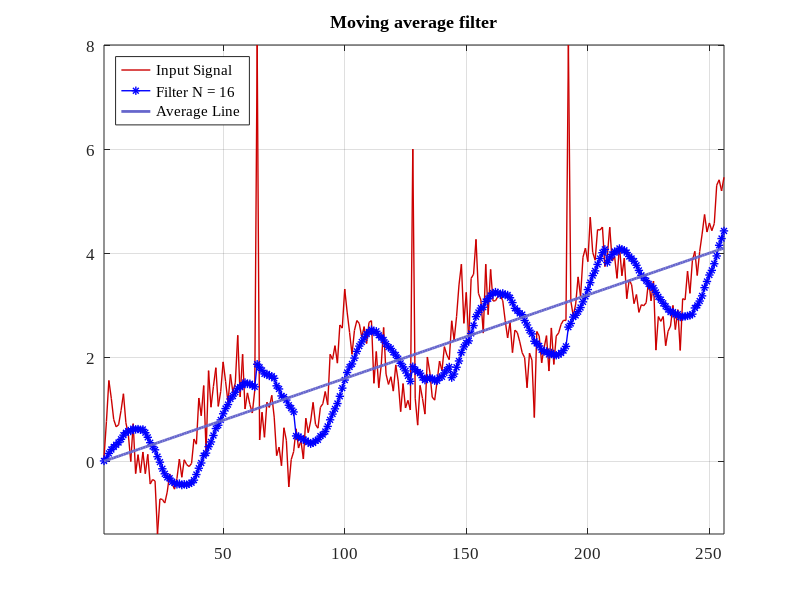
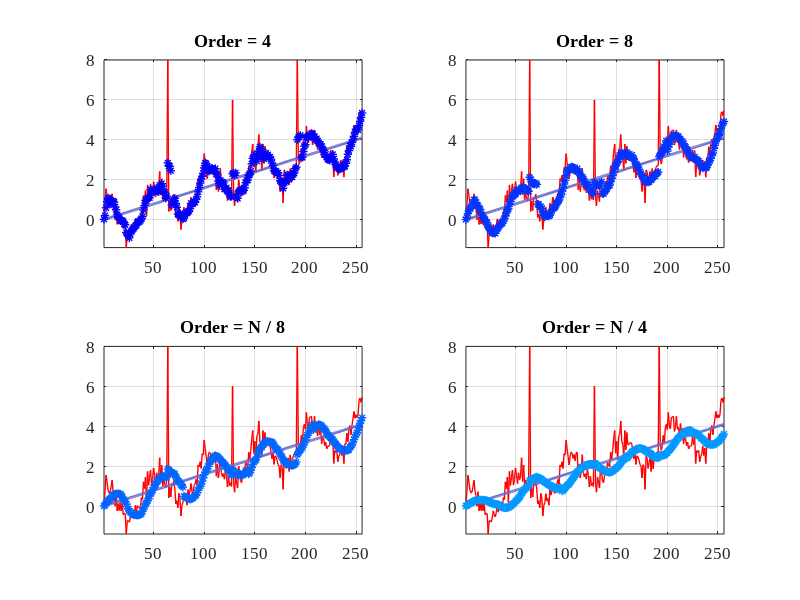

Recreate these plots in MATLAB, in order.
%% ------------------------------------------------------------------------
%
% Title       : test_average.m
% Author      : Alexander Kapitanov	
% E-mail      : sallador@bk.ru 
% Version     : 1.0	 
%
% -------------------------------------------------------------------------
%
% Description : 
%    Moving average filters (it looks like CIC filters)
%
% -------------------------------------------------------------------------
%
% Version     : 1.0 
% Date        : 2018.12.09
%
% -------------------------------------------------------------------------
%
%   GNU GENERAL PUBLIC LICENSE
% Version 3, 29 June 2007
%
%   Copyright (c) 2018 Kapitanov Alexander
%
% This program is free software: you can redistribute it and/or modify
% it under the terms of the GNU General Public License as published by
% the Free Software Foundation, either version 3 of the License, or
% (at your option) any later version.
%
% You should have received a copy of the GNU General Public License
% along with this program.  If not, see <http://www.gnu.org/licenses/>.
%
% THERE IS NO WARRANTY FOR THE PROGRAM, TO THE EXTENT PERMITTED BY
% APPLICABLE LAW. EXCEPT WHEN OTHERWISE STATED IN WRITING THE COPYRIGHT 
% HOLDERS AND/OR OTHER PARTIES PROVIDE THE PROGRAM "AS IS" WITHOUT WARRANTY 
% OF ANY KIND, EITHER EXPRESSED OR IMPLIED, INCLUDING, BUT NOT LIMITED TO, 
% THE IMPLIED WARRANTIES OF MERCHANTABILITY AND FITNESS FOR A PARTICULAR 
% PURPOSE.  THE ENTIRE RISK AS TO THE QUALITY AND PERFORMANCE OF THE PROGRAM 
% IS WITH YOU.  SHOULD THE PROGRAM PROVE DEFECTIVE, YOU ASSUME THE COST OF 
%  ALL NECESSARY SERVICING, REPAIR OR CORRECTION. 
%
%% ------------------------------------------------------------------------

% Preparing to work
close all;
clear all;

set(0, 'DefaultAxesFontSize', 12, 'DefaultAxesFontName', 'Times New Roman');
set(0, 'DefaultTextFontSize', 12, 'DefaultTextFontName', 'Times New Roman'); 

% ---- Settings
Num = 2^8;       % Number of points
SNR = 11-2;      % Signal noise ratio

F1 = 5;          % Signal freq1
F2 = 4;          % Signal freq2


% ---- Create input data vector
for i = 1:Num
  Dat(i,1) = cos(F1 * (i-1) * 2 * pi / Num);

  Dat(i,1) = cos(F1 * (i-1) * 2 * pi / Num) + 4*i/Num;
end


% ---- Adding noise to real signal 
DatAwgn = awgn(Dat, SNR, 0, 1);

% Add peaks
DatAwgn(1*Num/4,1) = 8;
DatAwgn(2*Num/4,1) = 6;
DatAwgn(3*Num/4,1) = 8;


% ---- Execute moving average filters
% NB! This function cannot be execute into MATLAB, but it works into Octave
% Fix this for MATLAB style if you needed.

function fil_out = fn_filter(Data, Ndat, Nord)
  fil_dat = zeros(Ndat, 1);
  for i = 1:Ndat
    for j = 0:Nord-1
      if ((i-1) < j)
        fil_dat(i,1) = fil_dat(i,1);
      else 
        fil_dat(i,1) = fil_dat(i,1) + Data(i-j,1);
      endif
    end
  end
  fil_out = fil_dat / Nord;
endfunction

% Calculate some MAF filters
Fl2 = fn_filter(DatAwgn, Num, 4);
Fl3 = fn_filter(DatAwgn, Num, 8);
Fl4 = fn_filter(DatAwgn, Num, Num/16);
Fl5 = fn_filter(DatAwgn, Num, Num/8);

FlN = fn_filter(DatAwgn, Num, 16);

% Find sorting data from min to max
DatSort = sort(DatAwgn);

MedCalc = 2 * median(DatAwgn) / Num;
AvgCalc = 2 * mean(DatAwgn) / Num;

for i = 1:Num
  DatAvg(i,1) = (i-1) * AvgCalc;
end

%% ------------------------------------------------------------------------
%  ---- PLOT RESULTS 
%  ------------------------------------------------------------------------

% Plot average data
figure('Name', 'Moving average filter', 'NumberTitle','off');
  plot(DatAwgn, '-', 'LineWidth', 1, 'Color',[0.8 0 0]); hold on;
  plot(FlN, '-*', 'LineWidth', 1, 'Color', [0 0 1]); hold on; 
  plot(DatAvg, '-', 'LineWidth', 2, 'Color', [0.4 0.4 0.8]); hold on; 
  grid on; axis tight;
  legend({'Input Signal', 'Filter N = 16', 'Average Line'}, 'Location', 'northwest');
  title(['Moving average filter']) 

% Plot some filters
figure('Name', 'Moving average filters N order', 'NumberTitle','off');
  subplot(2,2,1)
  plot(DatAwgn, '-', 'LineWidth', 1, 'Color',[1 0 0]); hold on;
  plot(DatAvg, '-', 'LineWidth', 2, 'Color', [0.4 0.4 0.8]); hold on; 
  plot(Fl2, '*', 'LineWidth', 1, 'Color', [0 0 1]); grid on; axis tight;
  title(['Order = 4'])

  subplot(2,2,2)
  plot(DatAwgn, '-', 'LineWidth', 1, 'Color',[1 0 0]); hold on;
  plot(DatAvg, '-', 'LineWidth', 2, 'Color', [0.4 0.4 0.8]); hold on; 
  plot(Fl3, '*', 'LineWidth', 1, 'Color', [0 0.2 1]); grid on; axis tight;
  title(['Order = 8'])

  subplot(2,2,3)
  plot(DatAwgn, '-', 'LineWidth', 1, 'Color',[1 0 0]); hold on;
  plot(DatAvg, '-', 'LineWidth', 2, 'Color', [0.4 0.4 0.8]); hold on; 
  plot(Fl4, '*', 'LineWidth', 1, 'Color', [0 0.4 1]); grid on; axis tight;
  title(['Order = N / 8'])

  subplot(2,2,4)
  plot(DatAwgn, '-', 'LineWidth', 1, 'Color',[1 0 0]); hold on;
  plot(DatAvg, '-', 'LineWidth', 2, 'Color', [0.4 0.4 0.8]); hold on; 
  plot(Fl5, '*', 'LineWidth', 1, 'Color', [0 0.6 1]); grid on; axis tight;
  title(['Order = N / 4'])
%% ------------------------------------------------------------------------
